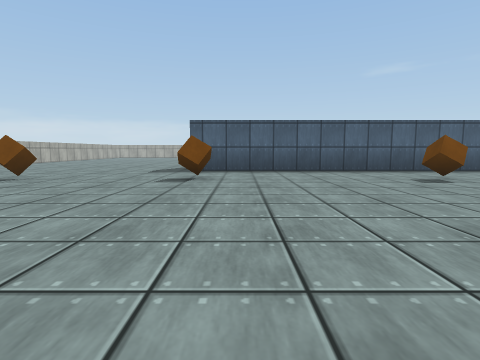
[1] (above)

24 first-person views from a walk through a scene from a Unity 3-D project. The camera is 0.62 m above the floor, tilts 6° down and sees 80° across. The floor is counted in squares, 1 m on a side. Each view is taken from the middle of a square. On the plan, view 1 faces up. The plan holds only what a view shows up to about 9 squares ahead; the rest is blank. The place goes on beyond the plan. The player character is not drawn. Surface patterns are stand-ins for the level's own textures.

[2]
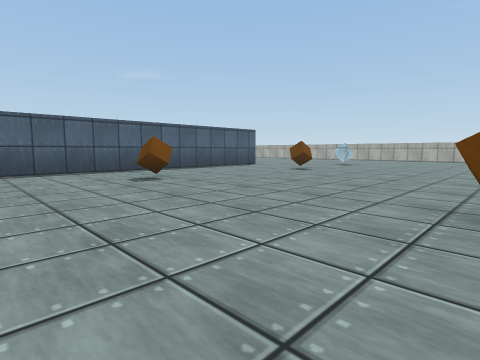

[3]
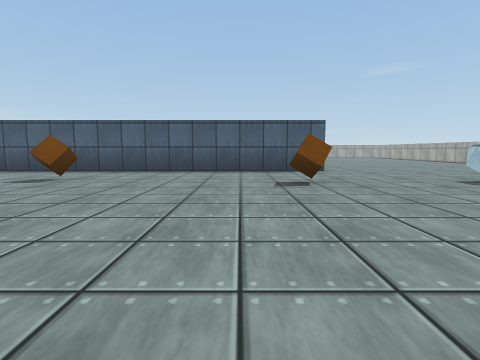

[4]
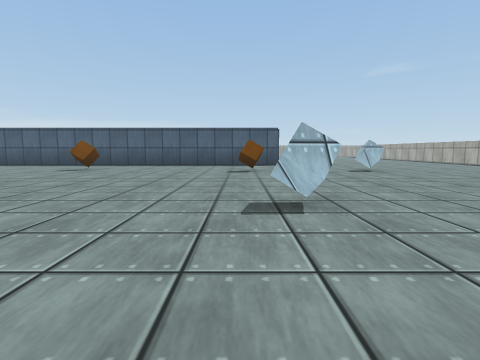

[5]
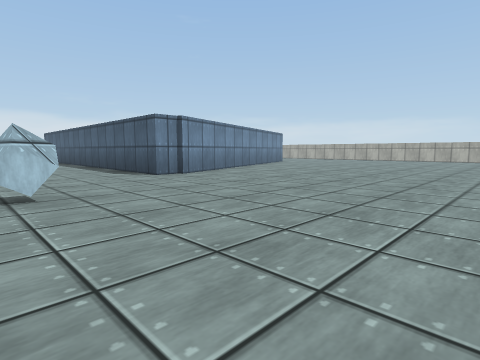

[6]
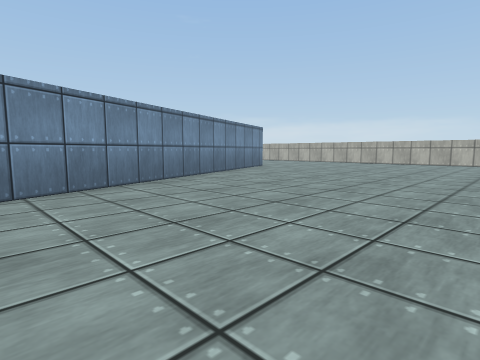

[7]
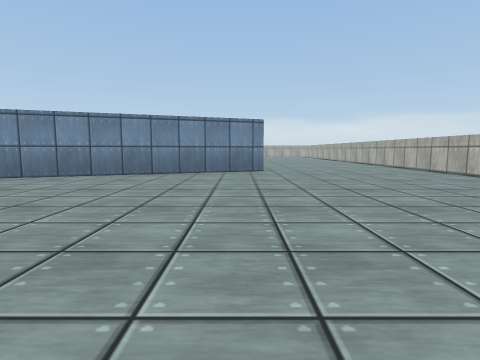

[8]
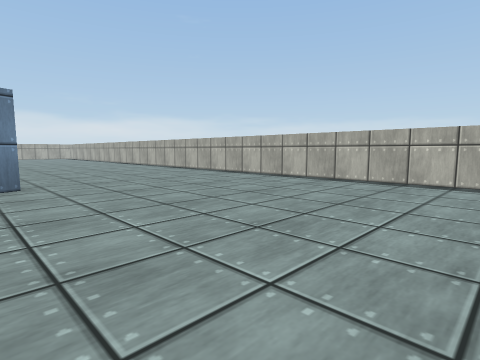

[9]
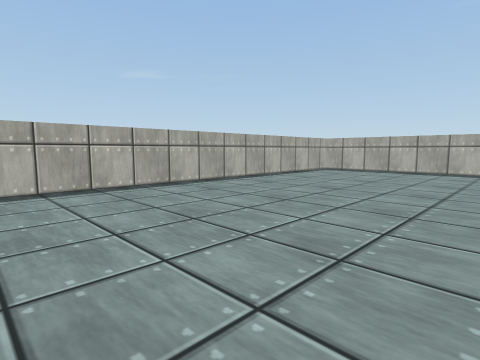

[10]
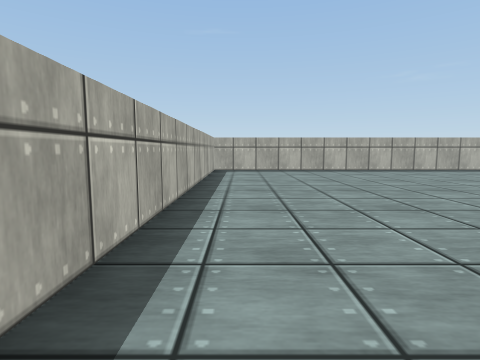

[11]
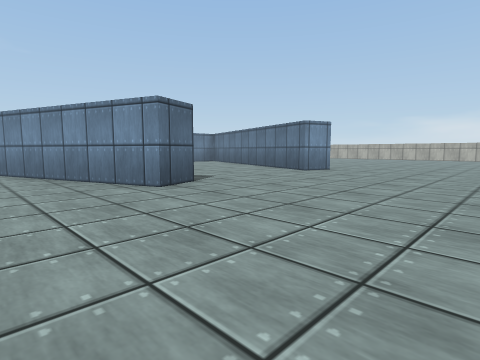

[12]
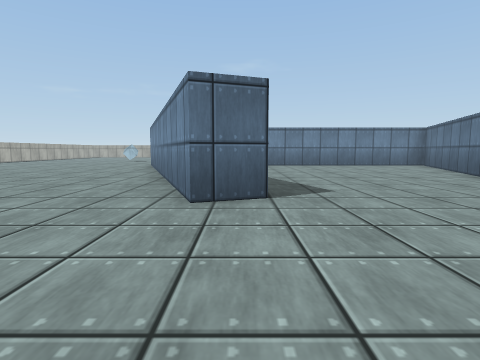

[13]
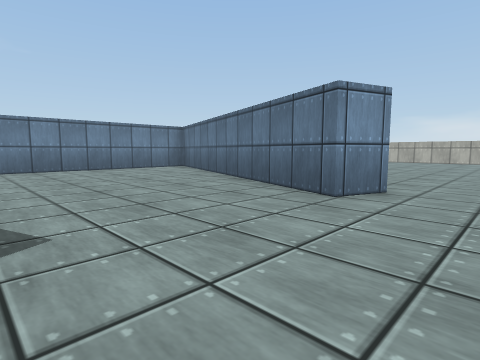

[14]
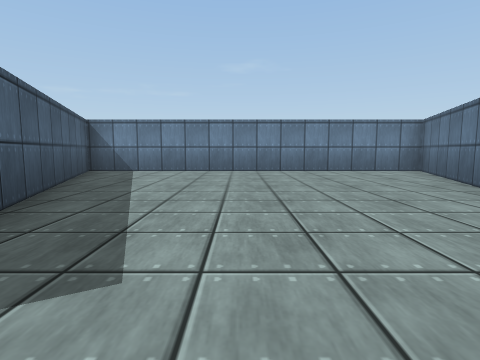

[15]
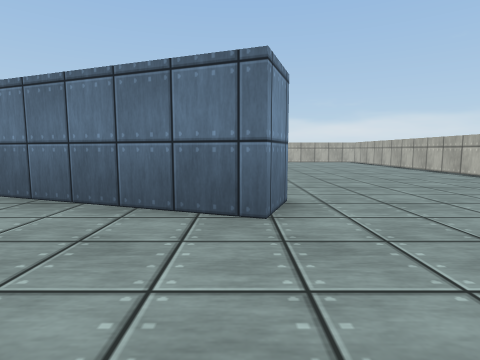

[16]
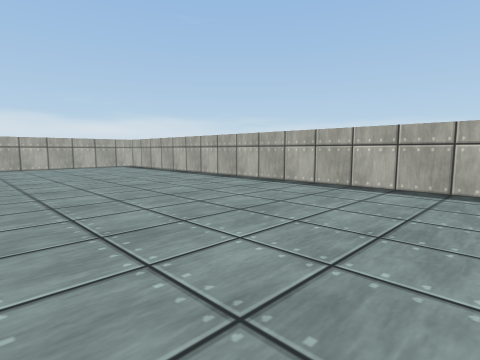

[17]
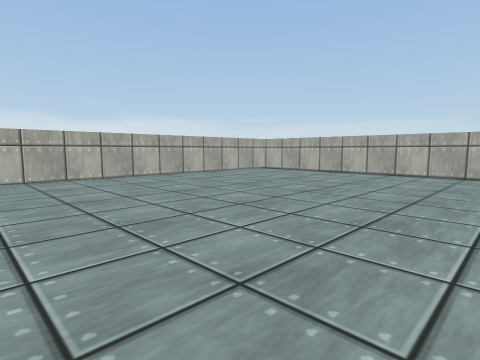

[18]
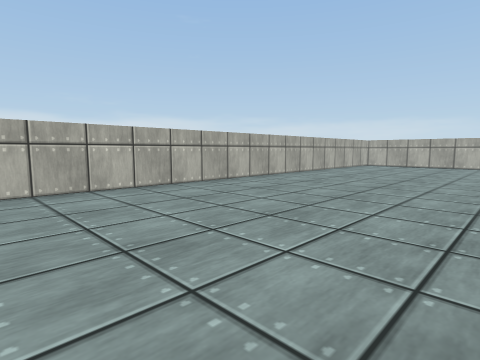

[19]
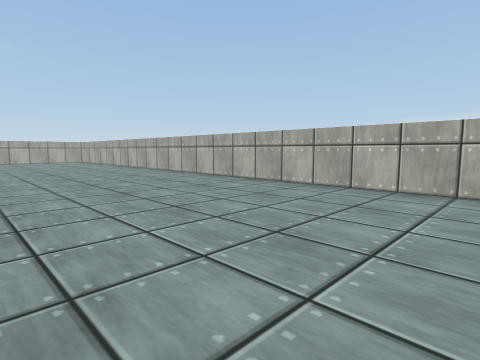

[20]
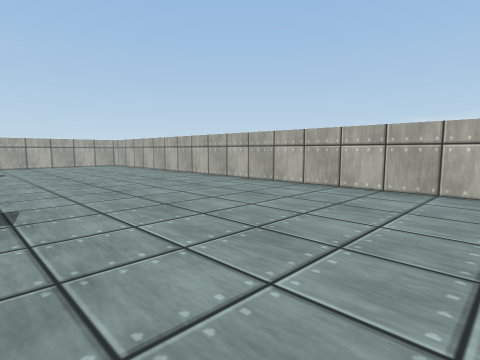

[21]
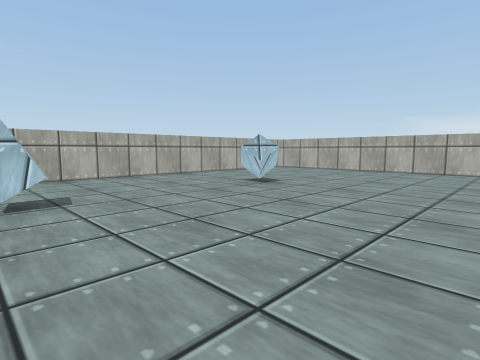

[22]
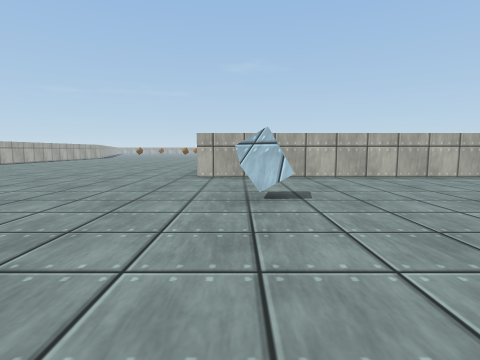

[23]
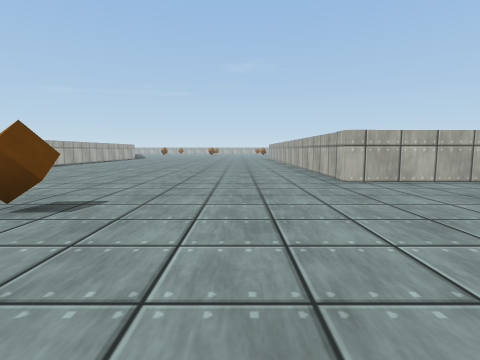

[24]
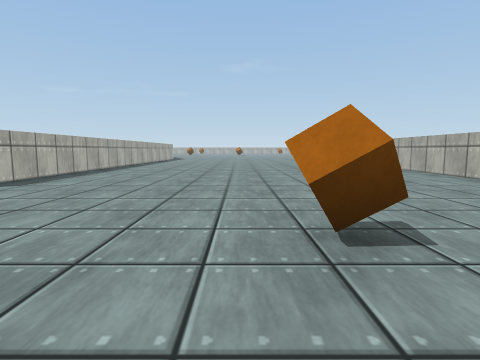

### Floor plan
Points are (right, up) in squares from view 1. A wall is a line through its corners. A room is listed if a view was taken in it or the views show most of it. See-through windows are left out.
Room 1 (views 1, 2, 3, 4, 5, 6, 7, 8, 9, 10, 11, 12, 13, 14, 15, 16, 17, 18, 19, 20, 21, 22, 23, 24)
walls: (10.5, 9.2) (10.5, 8.5) (-1.1, 8.5); (6.6, 17.3) (7.6, 17.7) (10.7, 9.2); (1.4, 17.6) (2.5, 17.2) (-0.3, 9.6) (9.5, 9.6) (7.4, 15.2); (0.6, 22.8) (-8, 22.8); (18.9, 14.5) (18.9, 22.8) (6, 22.8); (9.5, -6.5) (9.5, -3.4); (-7.2, -2.5) (-0.1, -2.5) (-0.1, -6.5); (-9.6, 21.2) (-9.6, -0.2)
objects: cube (-5, 0); orange cube (-5, 6); cube (-1, 0); orange cube (-1, 6); orange cube (4, 0); orange cube (4, 6); orange cube (9, 5); cube (10, 0); cube (13, 6)

Positions as (right, up) in squares from view 1, and headings:
1: (0, 0), facing up
2: (1, 0), facing up-right
3: (8, 0), facing up
4: (9, -3), facing up
5: (17, 5), facing up-left
6: (15, 9), facing up-left
7: (16, 17), facing left
8: (13, 17), facing up-left
9: (10, 18), facing up-right
10: (10, 22), facing right
11: (10, 22), facing down-left
12: (7, 21), facing down
13: (6, 19), facing down-left
14: (5, 18), facing down
15: (5, 17), facing left
16: (1, 18), facing up-left
17: (-3, 15), facing up-left
18: (-5, 11), facing up-left
19: (-5, 13), facing down-left
20: (-5, 9), facing down-left
21: (-1, 4), facing down-left
22: (-1, 4), facing down
23: (2, 3), facing down
24: (5, 2), facing down
